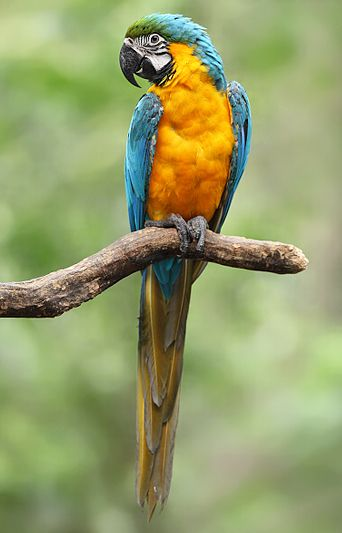
#> input picture imagens/arara.jpg, 342 x 533 px
$ python contour.py imagens/arara.jpg out.png
#> lines starting #> are read from the running program, lines starting #| are printed output that depends on the picture
# -*- coding: utf-8 -*-
import sys
from PIL import Image, ImageFilter

#Checando e imprimindo os argumentos de linha de comando
if __name__ == "__main__":
    print(f'Quantos argumentos: {len(sys.argv)}')
    for i, arg in enumerate(sys.argv):
        print(f"Argumento {i}: {arg}")

imagemOriginal = Image.open(sys.argv[1])
#> imagemOriginal is the input picture: PIL image 342x533 RGB; mean R, G, B 149.4, 158.6, 106.2

# O filtro CONTOUR faz um contorno aonde tem diferencia de cor entre os pixel
imagemComFiltro = imagemOriginal.filter(ImageFilter.CONTOUR)
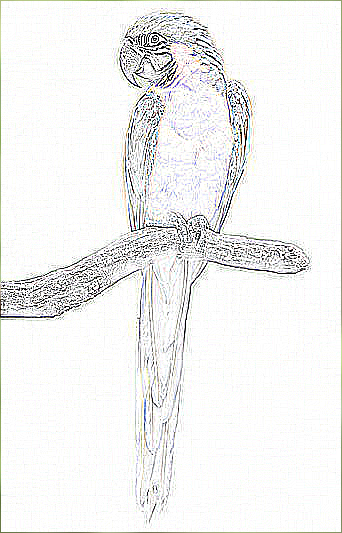
#> imagemComFiltro: PIL image 342x533 RGB; mean R, G, B 241.3, 241.6, 240.6

imagemComFiltro.save(sys.argv[2])
